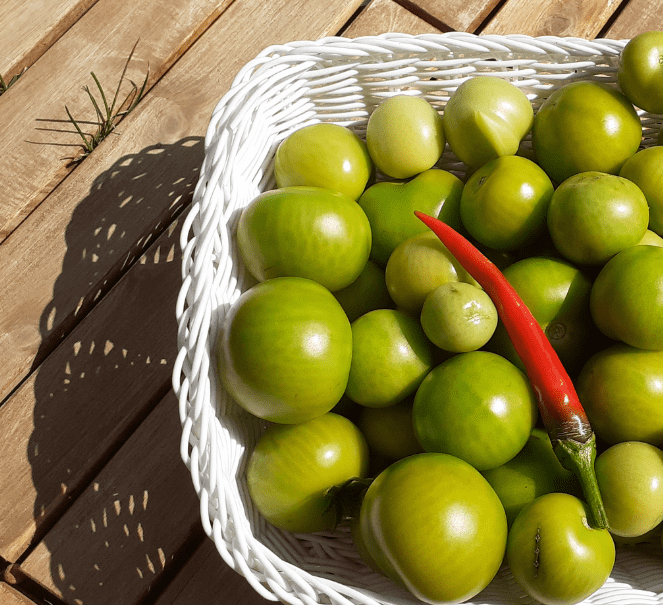
#> input picture EL5206/Experiencia1/01_2024/tomates.png, 663 x 605 px
$ python experiencia1.py
#> lines starting #> are read from the running program, lines starting #| are printed output that depends on the picture; after the words box and inside, x2 and y2 are one past the last pixel; in counts of white or black regions, pixels touching at a corner belong together
#Importacion de librerias
import cv2
from matplotlib import pyplot as plt


#Pregunta 1
#Cargar y mostrar imagen "tomates.png"
tomates = cv2.imread("01_2024/tomates.png")
#> tomates is the input picture: shape (605, 663, 3); mean B, G, R 65.3, 123.5, 135.7
# cv2.imshow("Image", tomates)

#Transformo imagen a escala de grises
tomates_gray = cv2.cvtColor(tomates,cv2.COLOR_BGR2GRAY)
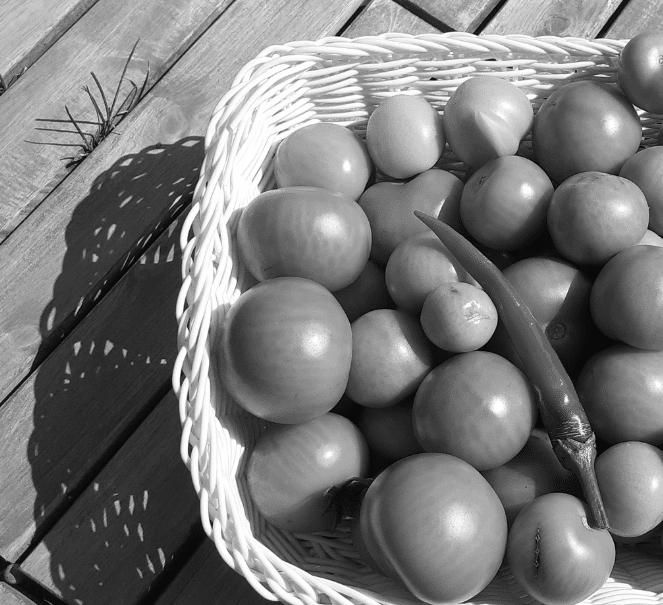
#> tomates_gray: shape (605, 663); min 9, max 254, mean 120.5

# cv2.imshow("Gray Image", tomates_gray)
# cv2.waitKey(0)

#Calculo histograma imagen gris
hist = cv2.calcHist([tomates_gray], [0], None, [256], [0, 256])
#> hist = 256 values, max 13984 at index 41, min 0 at index 0, mean 1566.9
# plt.plot(hist, color='gray' )
# plt.show()

#Obtención de imagen binaria dependiente de un threshold "t"
# Define el umbral (t)
t = 125

# Aplica el thresholding
_, tomates_binary = cv2.threshold(tomates_gray, t, 255, cv2.THRESH_BINARY)
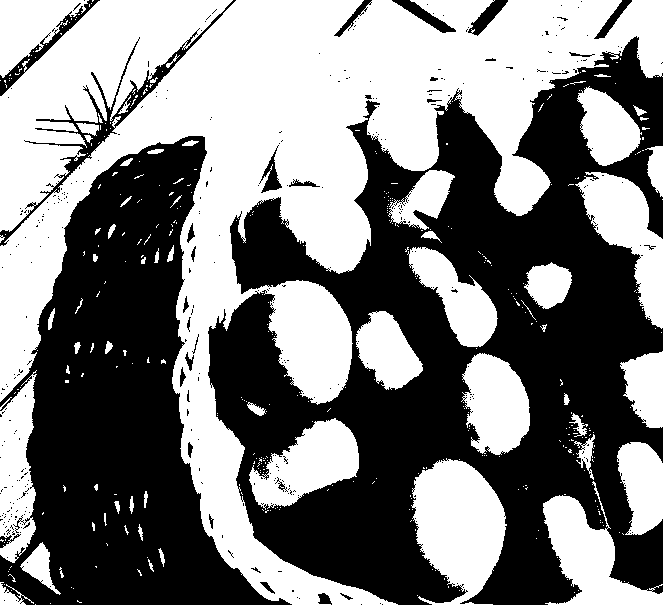
#> tomates_binary: shape (605, 663); 49.6% white; 401 white regions (338 under 20 px), largest, box (x1, y1, x2, y2) and area: (0, 0, 663, 605) 112641, (0, 0, 233, 232) 21064, (411, 458, 507, 605) 9421

# Muestra la imagen binarias
# cv2.imshow('Binary Image', tomates_binary)

#Obtener canales BGR
# b, g, r = cv2.split(tomates)
r = tomates[:,:,0]
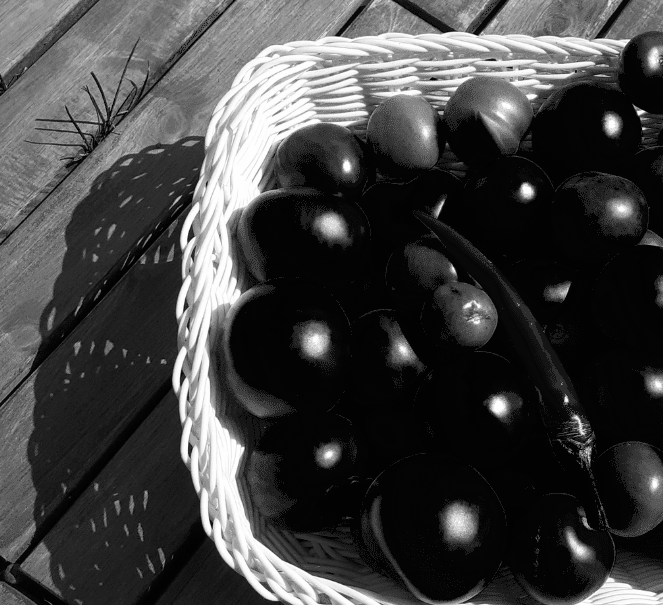
#> r: shape (605, 663); min 2, max 254, mean 65.3
g = tomates[:,:,1]
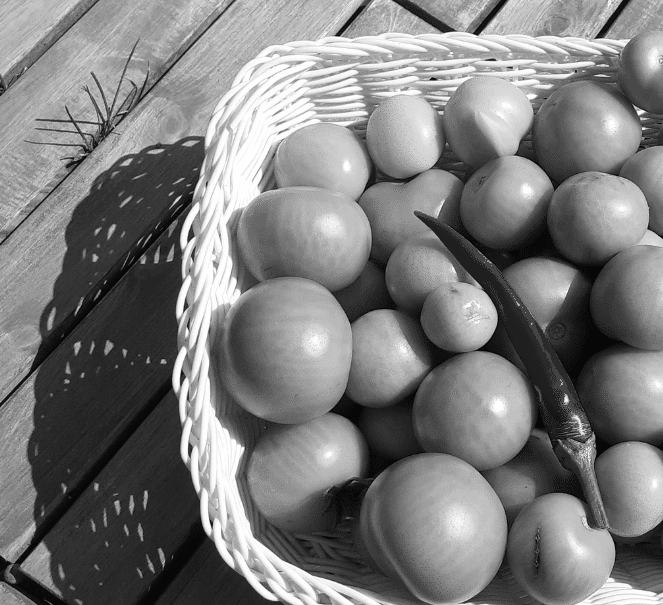
#> g: shape (605, 663); min 7, max 254, mean 123.5
b = tomates[:,:,2]
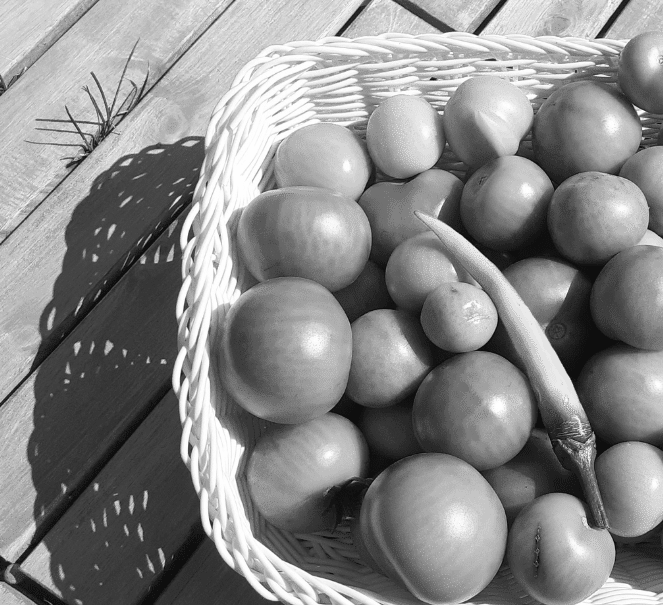
#> b: shape (605, 663); min 14, max 254, mean 135.7

# Visualize with color mappings
f, axarr = plt.subplots(1, 3)
axarr[0].imshow(r, cmap="Reds")
axarr[1].imshow(g, cmap="Greens")
axarr[2].imshow(b, cmap="Blues")
plt.show()
# [17 lines of commented-out code are left out]

$ run again, with EL5206/Experiencia1/01_2024/fence.png copied over EL5206/Experiencia1/01_2024/tomates.png
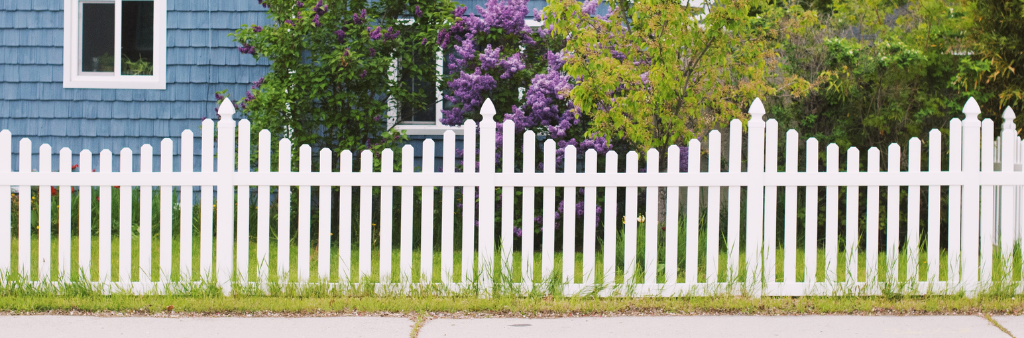
#> input picture EL5206/Experiencia1/01_2024/fence.png, 1024 x 338 px
#> tomates is the input picture: shape (338, 1024, 3); mean B, G, R 134.1, 155.9, 153.6
#> hist = 256 values, max 25225 at index 238, min 0 at index 0, mean 1352
#> `_, tomates_binary = cv2.threshold(tomates_gray, t, 255, cv2.THRESH_BIN..`:
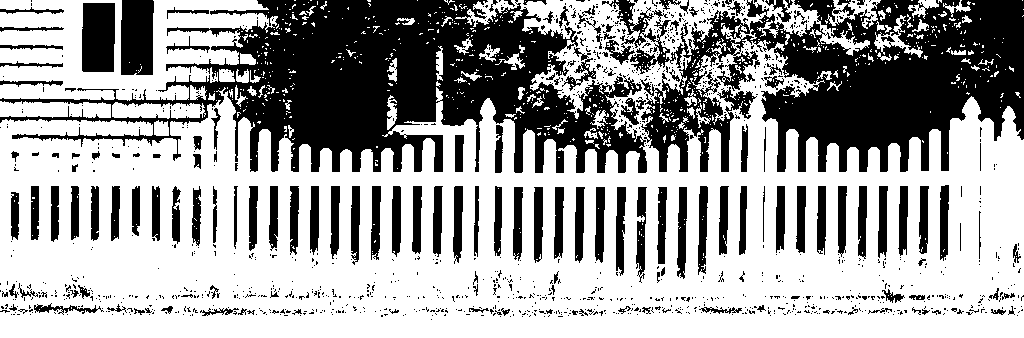
#> tomates_binary: shape (338, 1024); 63% white; 1230 black regions (1075 under 20 px), largest, box (x1, y1, x2, y2) and area: (0, 0, 647, 173) 49028, (602, 0, 1024, 172) 40229, (121, 0, 154, 75) 2377
#> `b = tomates[:,:,2]`:
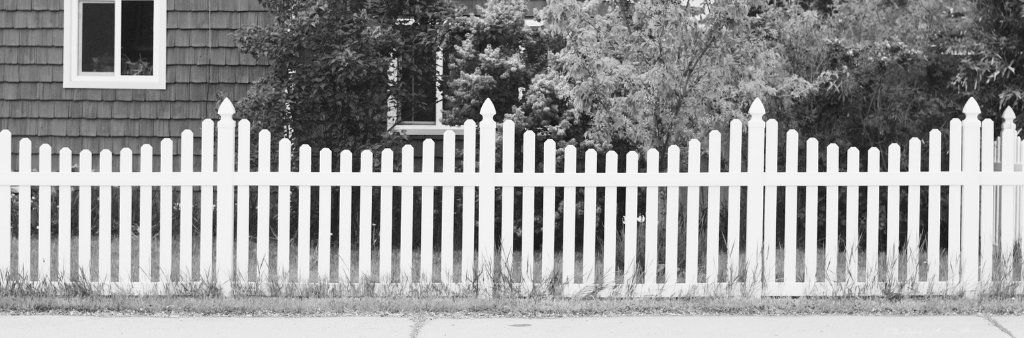
#> b: shape (338, 1024); min 15, max 255, mean 153.6
